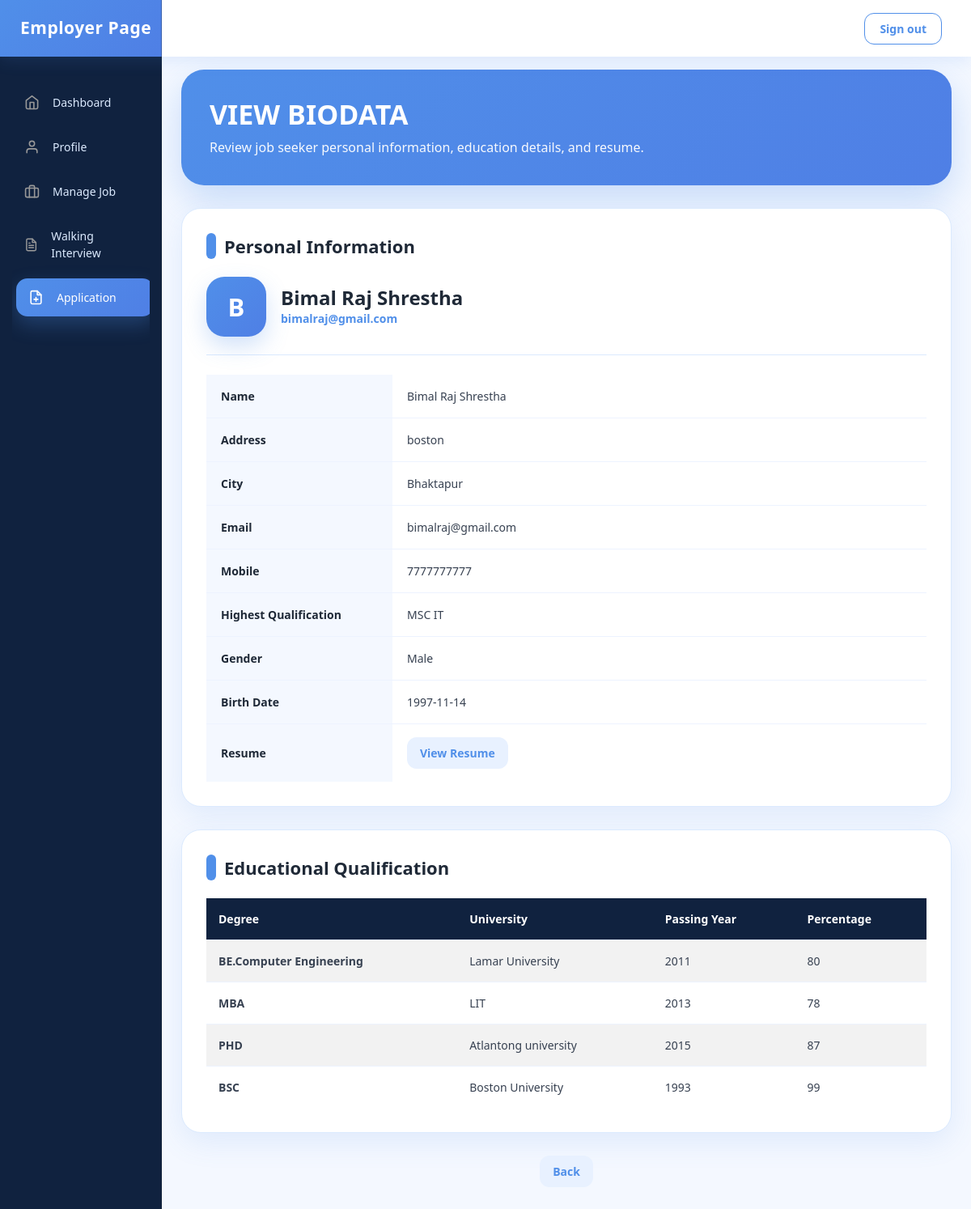
Screenshot of /employer/ViewBiodata.php?JobSeekId=3 (signed in) with the database file from the repository.
### tables this page shows
CREATE TABLE `jobseeker_reg` (
  `JobSeekId` int NOT NULL,
  `JobSeekerName` varchar(255) NOT NULL,
  `Address` varchar(255) NOT NULL,
  `City` varchar(255) NOT NULL,
  `Email` varchar(255) NOT NULL,
  `Mobile` varchar(255) NOT NULL,
  `Qualification` varchar(255) NOT NULL,
  `Experience` text NOT NULL,
  `Gender` varchar(255) NOT NULL,
  `BirthDate` varchar(255) NOT NULL,
  `age` int NOT NULL,
  `Resume` varchar(255) NOT NULL,
  `Status` varchar(255) NOT NULL,
  `Username` varchar(255) NOT NULL,
  `Password` varchar(255) NOT NULL,
  `Question` varchar(255) NOT NULL,
  `Answer` varchar(255) NOT NULL
);

CREATE TABLE `jobseeker_education` (
  `EduId` int NOT NULL,
  `JobSeekId` int NOT NULL,
  `Degree` varchar(255) NOT NULL,
  `University` varchar(255) NOT NULL,
  `PassingYear` mediumint NOT NULL,
  `Percentage` float NOT NULL
);

### employer/ViewBiodata.php (the view, shortened to what this page needs)
<!doctype html>
<html lang="en">
<head>
  <link rel="stylesheet" href="https://maxcdn.bootstrapcdn.com/bootstrap/4.5.2/css/bootstrap.min.css">
  <link href="./css/dashboard.css" rel="stylesheet">
</head>
<body>
<nav class="navbar navbar-dark sticky-top bg-dark flex-md-nowrap p-0">
  <a class="navbar-brand col-sm-3 col-md-2 mr-0" href="#">Employer Page</a>
  <ul class="navbar-nav px-3">
    <li class="nav-item text-nowrap">
      <a class="nav-link" href="logout.php">Sign out</a>
    </li>
  </ul>
</nav>
<div class="container-fluid">
  <div class="row">
    <nav class="col-md-2 d-none d-md-block bg-light sidebar">
      <div class="sidebar-sticky">
        <ul class="nav flex-column">
          <li class="nav-item">
            <a class="nav-link" href="index.php">
              <span data-feather="home"></span>
              Dashboard
            </a>
          </li>
          <li class="nav-item">
            <a class="nav-link" href="profile.php">
              <span data-feather="user"></span>
              Profile
            </a>
          </li>
          <li class="nav-item">
            <a class="nav-link" href="managejob.php">
              <span data-feather="briefcase"></span>
              Manage Job
            </a>
          </li>
          <li class="nav-item">
            <a class="nav-link" href="walking.php">
              <span data-feather="file-text"></span>
              Walking Interview
            </a>
          </li>
          <li class="nav-item">
            <a class="nav-link active" href="application.php">
              <span data-feather="file-plus"></span>
              Application
            </a>
          </li>
        </ul>
      </div>
    </nav>
    <main role="main" class="col-md-9 ml-sm-auto col-lg-10 pt-3 px-4">
      <div class="page-header">
        <h1>View Biodata</h1>
        <p>Review job seeker personal information, education details, and resume.</p>
      </div>
      <?php
      $ID = $_GET['JobSeekId'];
      include 'connection/db.php';
      $sql = "select * from jobSeeker_reg where JobSeekId='" . $ID . "'  ";
      $result = mysqli_query($conn, $sql);
      $row = mysqli_fetch_array($result);
      ?>
      <div class="content-card">
        <h3 class="section-title"><span></span>Personal Information</h3>
        <div class="profile-top">
          <div class="profile-avatar">
            <?php echo strtoupper(substr($row['JobSeekerName'], 0, 1)); ?>
          </div>
          <div>
            <h4><?php echo $row['JobSeekerName']; ?></h4>
            <span><?php echo $row['Email']; ?></span>
          </div>
        </div>
        <div class="table-responsive">
          <table class="table info-table">
            <tbody>
              <tr>
                <td>Name</td>
                <td><?php echo $row['JobSeekerName']; ?></td>
              </tr>
              <tr>
                <td>Address</td>
                <td><?php echo $row['Address']; ?></td>
              </tr>
              <tr>
                <td>City</td>
                <td><?php echo $row['City']; ?></td>
              </tr>
              <tr>
                <td>Email</td>
                <td><?php echo $row['Email']; ?></td>
              </tr>
              <tr>
                <td>Mobile</td>
                <td><?php echo $row['Mobile']; ?></td>
              </tr>
              <tr>
                <td>Highest Qualification</td>
                <td><?php echo $row['Qualification']; ?></td>
              </tr>
              <tr>
                <td>Gender</td>
                <td><?php echo $row['Gender']; ?></td>
              </tr>
              <tr>
                <td>Birth Date</td>
                <td><?php echo $row['BirthDate']; ?></td>
              </tr>
              <tr>
                <td>Resume</td>
                <td>
                  <a href="../job seeker/upload/<?php echo $row['Resume']; ?>" target="_blank" class="resume-btn">
                    View Resume
                  </a>
                </td>
              </tr>
            </tbody>
          </table>
        </div>
      </div>
      <div class="content-card">
        <h3 class="section-title"><span></span>Educational Qualification</h3>
        <div class="table-responsive">
          <table class="table table-striped edu-table">
            <thead>
              <tr>
                <th>Degree</th>
                <th>University</th>
                <th>Passing Year</th>
                <th>Percentage</th>
              </tr>
            </thead>
            <tbody>
              <?php
              $ID = $_GET['JobSeekId'];
              include 'connection/db.php';
              $sql = "select * from JobSeeker_Education where JobSeekId='" . $ID . "'";
              $result = mysqli_query($conn, $sql);
              while ($row = mysqli_fetch_array($result)) {
                $Degree = $row['Degree'];
                $Univ = $row['University'];
                $Passing = $row['PassingYear'];
                $Per = $row['Percentage'];
              ?>
                <tr>
                  <td><strong><?php echo $Degree; ?></strong></td>
                  <td><?php echo $Univ; ?></td>
                  <td><?php echo $Passing; ?></td>
                  <td><?php echo $Per; ?></td>
                </tr>
              <?php
              }
              ?>
            </tbody>
          </table>
        </div>
      </div>
      <div class="action-area">
        <a href="application.php" class="back-btn">Back</a>
      </div>
    </main>
  </div>
</div>
</body>
</html>

### employer/css/dashboard.css (style rules this page uses)
body { font-size: .875rem; }
.feather { width: 16px; height: 16px; vertical-align: text-bottom; }
.sidebar { position: fixed; top: 0; bottom: 0; left: 0; z-index: 100; padding: 0; box-shadow: inset -1px 0 0 rgba(0, 0, 0, .1); }
.sidebar-sticky { position: -webkit-sticky; position: sticky; top: 48px; height: calc(100vh - 48px); padding-top: .5rem; overflow-x: hidden; overflow-y: auto; }
.sidebar .nav-link { font-weight: 500; color: #333; }
.sidebar .nav-link .feather { margin-right: 4px; color: #999; }
.sidebar .nav-link.active { color: #007bff; }
.sidebar .nav-link:hover .feather, .sidebar .nav-link.active .feather { color: inherit; }
.navbar-brand { padding-top: .75rem; padding-bottom: .75rem; font-size: 1rem; background-color: rgba(0, 0, 0, .25); box-shadow: inset -1px 0 0 rgba(0, 0, 0, .25); }

### employer/ViewBiodata.php (style rules this page uses)
body { margin: 0; background: #f4f8ff; font-family: "Segoe UI", Arial, sans-serif; color: #1f2937; }
.navbar { height: 70px; background: #ffffff !important; box-shadow: 0 4px 20px rgba(80, 143, 233, 0.14); padding: 0 !important; z-index: 1000; }
.navbar-brand { width: 260px; height: 70px; background: linear-gradient(135deg, rgb(80, 143, 233), #4f7fe5); color: #ffffff !important; display: flex; align-items: center; padding-left: 25px !important; font-size: 21px; font-weight: 800; letter-spacing: 0.5px; margin: 0 !important; }
.navbar .nav-link { color: rgb(80, 143, 233) !important; border: 1px solid rgb(80, 143, 233); border-radius: 12px; padding: 8px 18px !important; font-weight: 700; margin-right: 20px; transition: 0.25s; }
.sidebar { width: 260px; min-height: calc(100vh - 70px); background: #10223f !important; padding: 25px 15px; position: fixed; left: 0; top: 70px; }
.sidebar .nav-link { color: #dbeafe !important; border-radius: 14px; padding: 13px 15px; margin-bottom: 8px; font-weight: 500; display: flex; align-items: center; gap: 12px; transition: 0.25s; }
.sidebar .nav-link:hover, .sidebar .nav-link.active { background: linear-gradient(135deg, rgb(80, 143, 233), #4f7fe5); color: #ffffff !important; transform: translateX(5px); box-shadow: 0 10px 24px rgba(80, 143, 233, 0.28); }
.sidebar .nav-link svg { width: 19px; height: 19px; }
main { margin-left: 260px; padding: 35px !important; max-width: calc(100% - 260px); }
.page-header { background: linear-gradient(135deg, rgb(80, 143, 233), #4f7fe5); color: white; border-radius: 28px; padding: 35px; margin-bottom: 28px; box-shadow: 0 18px 45px rgba(80, 143, 233, 0.28); }
.page-header h1 { font-size: 34px; font-weight: 800; margin-bottom: 8px; text-transform: uppercase; }
.page-header p { margin: 0; opacity: 0.95; font-size: 16px; }
.content-card { background: #ffffff; border-radius: 24px; padding: 30px; box-shadow: 0 12px 35px rgba(80, 143, 233, 0.12); border: 1px solid #dbeafe; margin-bottom: 28px; }
.section-title { font-size: 22px; font-weight: 800; color: #1f2937; margin-bottom: 22px; display: flex; align-items: center; gap: 10px; }
.section-title span { width: 12px; height: 32px; background: rgb(80, 143, 233); border-radius: 20px; display: inline-block; }
.profile-top { display: flex; align-items: center; gap: 18px; margin-bottom: 24px; padding-bottom: 22px; border-bottom: 1px solid #dbeafe; }
.profile-avatar { width: 74px; height: 74px; border-radius: 22px; background: linear-gradient(135deg, rgb(80, 143, 233), #4f7fe5); color: white; display: flex; align-items: center; justify-content: center; font-size: 31px; font-weight: 800; box-shadow: 0 12px 28px rgba(80, 143, 233, 0.26); }
.profile-top h4 { margin: 0; font-weight: 800; color: #1f2937; }
.profile-top span { color: rgb(80, 143, 233); font-weight: 600; }
.table { margin-bottom: 0; }
.info-table td { border: none; border-bottom: 1px solid #edf3ff; padding: 16px 18px; color: #374151; vertical-align: middle; font-weight: 500; }
.info-table tr:last-child td { border-bottom: none; }
.info-table td:first-child { width: 230px; background: #f4f8ff; font-weight: 800; color: #1f2937; }
.edu-table thead th { background: #10223f; color: #ffffff; border: none; padding: 15px; font-weight: 800; vertical-align: middle; }
.edu-table tbody td { padding: 15px; vertical-align: middle; border-color: #edf3ff; color: #374151; font-weight: 500; }
.resume-btn, .back-btn { background: #e8f1ff; color: rgb(80, 143, 233) !important; border-radius: 12px; padding: 9px 16px; text-decoration: none !important; font-weight: 800; display: inline-block; transition: 0.25s; }
.action-area { text-align: center; margin-top: 25px; }

### rows the page displays
jobseeker_reg: JobSeekerName "B", JobSeekerName "Bimal Raj Shrestha", Email "bimalraj@gmail.com", Address "boston", City "Bhaktapur", Mobile "7777777777", Qualification "MSC IT", Gender "Male", BirthDate "1997-11-14"
jobseeker_education: Degree "BE.Computer Engineering", University "Lamar University", PassingYear "2011", Percentage "80"
jobseeker_education: Degree "MBA", University "LIT", PassingYear "2013", Percentage "78"
jobseeker_education: Degree "PHD", University "Atlantong university", PassingYear "2015", Percentage "87"
jobseeker_education: Degree "BSC", University "Boston University", PassingYear "1993", Percentage "99"
